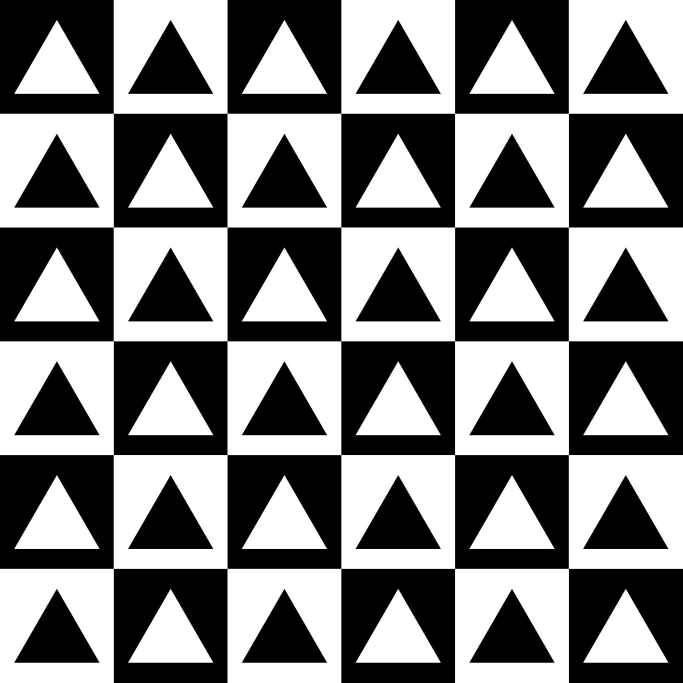
#> input picture images/chessboard-contrast-squares.jpg, 2048 x 2048 px (shown at 1/3 size)
$ python GDV_tutorial_16.py
#> lines starting #> are read from the running program, lines starting #| are printed output that depends on the picture; after the words box and inside, x2 and y2 are one past the last pixel; in counts of white or black regions, pixels touching at a corner belong together
# Corner detection on example image inspired by
# https://docs.opencv.org/4.5.3/dc/d0d/tutorial_py_features_harris.html

import numpy as np
import cv2


# display two images side by side
def show_images_side_by_side(img_A, img_B):
    cv2.imshow(window_name, np.concatenate((img_A, img_B), axis=1))


# do a non-maximum suppression
def do_non_maxima_suppression(img, window_size):
    # loop over each pixel in the image and keep pixel only if
    # it is maximal in a window with kernel_size
    h, w = img.shape
    result = np.zeros((h, w), np.uint8)
    offset = int((window_size - 1) / 2)
    for y in range(offset, h-1-offset):
        for x in range(offset, w-1-offset):
            window = img[y-offset:y+1+offset, x-offset:x+1+offset]
            min_val, max_val, min_loc, max_loc = cv2.minMaxLoc(window)
            if (max_loc == (offset, offset)):
                result[y, x] = img[y, x]
    return result


# load example image
img = cv2.imread('images/chessboard-contrast-squares.jpg', cv2.IMREAD_COLOR)
#> img is the input picture: shape (2048, 2048, 3); min 0, max 255, mean 127.6
# resize if needed
img = cv2.resize(img, None, fx=0.1, fy=0.1)
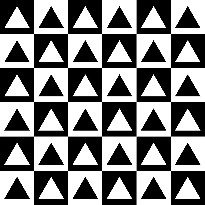
#> img: shape (205, 205, 3); min 0, max 255, mean 127.7

# define parameters for Harris corner detection
block_size = 2
ksize = 3
k = 0.04
# create a greyscale image for the corner detection
img_gray = cv2.cvtColor(img, cv2.COLOR_BGR2GRAY)
# convert to floating point image
img_float = np.float32(img_gray)
# harris corner detection using OpenCV method cornerHarris
harris_corner_img = cv2.cornerHarris(img_float, block_size, ksize, k)
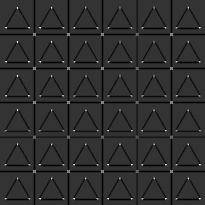
#> harris_corner_img: shape (205, 205) float32; min -169130016, max 671999104, mean -16572527; drawn with min black and max white
# run non-maximum suppression to find isolated corner points
img_suppressed = do_non_maxima_suppression(harris_corner_img, 5)
#> after the loop in do_non_maxima_suppression, `for y in range(offset, h-1-offset):`:
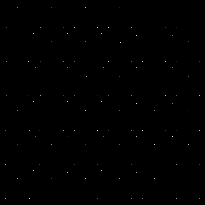
#> result: shape (205, 205); min 0, max 240, mean 0.3
# resulting image is dilated for increasing the corner size so that
# they become more visible than a single pixel
img_dilated = cv2.dilate(img_suppressed, None)

# threshold for an optimal value, it may vary depending on the image and set
# corner pixels in the original image to a distinct color
img[img_dilated > 0.01*img_dilated.max()] = [0, 0, 255]
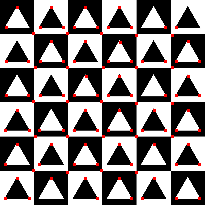
#> img: shape (205, 205, 3); 2.31% of pixels changed, all inside (x1, y1, x2, y2) = (4, 6, 201, 200)

# create window
window_name = 'Corner demo'
cv2.namedWindow(window_name, cv2.WINDOW_GUI_NORMAL)

# show resulting images
show_images_side_by_side(img, cv2.cvtColor(img_suppressed, cv2.COLOR_GRAY2BGR))
#> in show_images_side_by_side, `cv2.imshow(window_name, np.concatenate((img_A, img_B), axis=1))`:
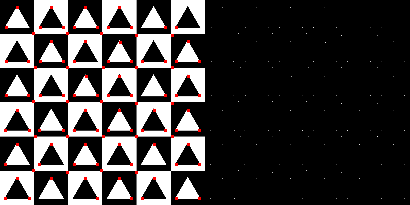
#> window 'Corner demo': shape (205, 410, 3); mean B, G, R 62.6, 62.6, 65.5

# wait for key to be pressed and close all windows
cv2.waitKey(0)
cv2.destroyAllWindows()
